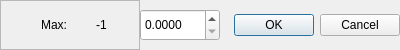
<?xml version="1.0" encoding="UTF-8"?>
<ui version="4.0">
 <class>Dialog</class>
 <widget class="QDialog" name="Dialog">
  <property name="geometry">
   <rect>
    <x>0</x>
    <y>0</y>
    <width>400</width>
    <height>50</height>
   </rect>
  </property>
  <property name="windowTitle">
   <string>Dialog</string>
  </property>
  <widget class="QDialogButtonBox" name="buttonBox">
   <property name="geometry">
    <rect>
     <x>0</x>
     <y>0</y>
     <width>400</width>
     <height>50</height>
    </rect>
   </property>
   <property name="orientation">
    <enum>Qt::Orientation::Horizontal</enum>
   </property>
   <property name="standardButtons">
    <set>QDialogButtonBox::StandardButton::Cancel|QDialogButtonBox::StandardButton::Ok</set>
   </property>
  </widget>
  <widget class="QDoubleSpinBox" name="doubleSpinBox">
   <property name="geometry">
    <rect>
     <x>140</x>
     <y>9</y>
     <width>80</width>
     <height>32</height>
    </rect>
   </property>
   <property name="decimals">
    <number>4</number>
   </property>
   <property name="maximum">
    <double>1.000000000000000</double>
   </property>
   <property name="singleStep">
    <double>0.000100000000000</double>
   </property>
  </widget>
  <widget class="QFrame" name="frame">
   <property name="geometry">
    <rect>
     <x>0</x>
     <y>0</y>
     <width>140</width>
     <height>50</height>
    </rect>
   </property>
   <property name="sizePolicy">
    <sizepolicy hsizetype="Fixed" vsizetype="Fixed">
     <horstretch>0</horstretch>
     <verstretch>0</verstretch>
    </sizepolicy>
   </property>
   <property name="frameShape">
    <enum>QFrame::Shape::StyledPanel</enum>
   </property>
   <property name="frameShadow">
    <enum>QFrame::Shadow::Raised</enum>
   </property>
   <layout class="QHBoxLayout" name="horizontalLayout">
    <item>
     <widget class="QLabel" name="label">
      <property name="text">
       <string>Max:</string>
      </property>
      <property name="alignment">
       <set>Qt::AlignmentFlag::AlignRight|Qt::AlignmentFlag::AlignTrailing|Qt::AlignmentFlag::AlignVCenter</set>
      </property>
     </widget>
    </item>
    <item>
     <widget class="QLabel" name="labelMax">
      <property name="text">
       <string>-1</string>
      </property>
      <property name="alignment">
       <set>Qt::AlignmentFlag::AlignCenter</set>
      </property>
     </widget>
    </item>
   </layout>
  </widget>
 </widget>
 <resources/>
 <connections>
  <connection>
   <sender>buttonBox</sender>
   <signal>accepted()</signal>
   <receiver>Dialog</receiver>
   <slot>accept()</slot>
   <hints>
    <hint type="sourcelabel">
     <x>248</x>
     <y>254</y>
    </hint>
    <hint type="destinationlabel">
     <x>157</x>
     <y>274</y>
    </hint>
   </hints>
  </connection>
  <connection>
   <sender>buttonBox</sender>
   <signal>rejected()</signal>
   <receiver>Dialog</receiver>
   <slot>reject()</slot>
   <hints>
    <hint type="sourcelabel">
     <x>316</x>
     <y>260</y>
    </hint>
    <hint type="destinationlabel">
     <x>286</x>
     <y>274</y>
    </hint>
   </hints>
  </connection>
 </connections>
</ui>
